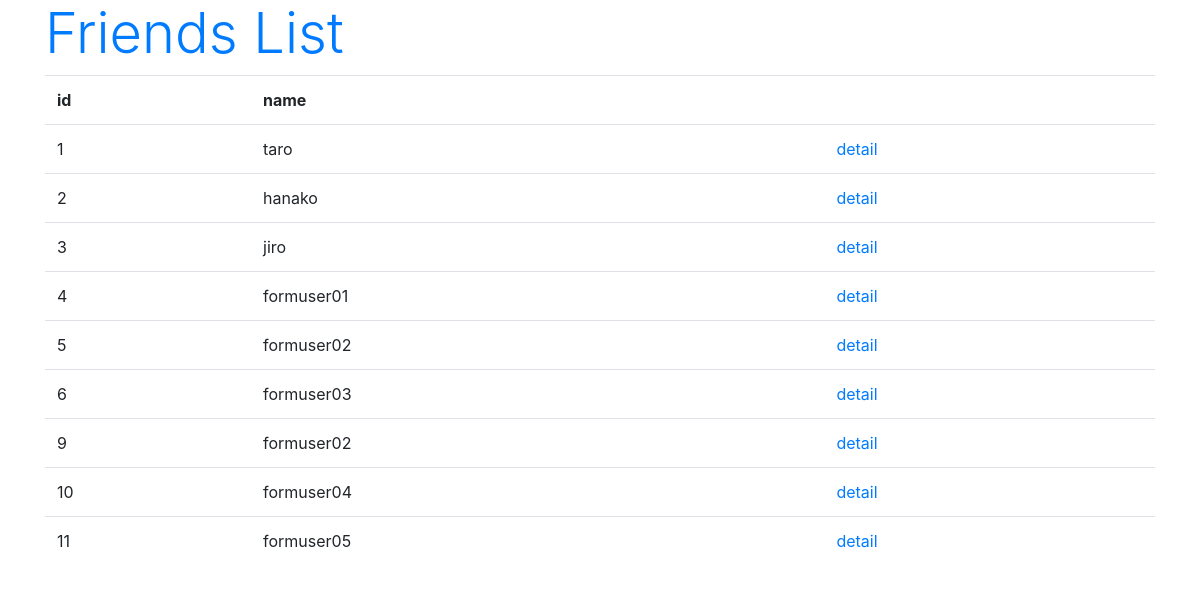
Page /hello/list on the committed database.
### hello/models.py (models this page shows, shortened)
class Friend(models.Model):
    name = models.CharField(max_length=100, \
        validators=[number_only])
    mail = models.EmailField(max_length=200)
    gender = models.BooleanField()
    age = models.IntegerField()
    birthday = models.DateField()

### hello/views.py (the view)
# urls.py: path('list', FriendList.as_view()),
class FriendList(ListView):
    model = Friend

### hello/templates/hello/friend_list.html (shortened to what this page needs)
{% load static %}
<!DOCTYPE html>
<html lang="ja">
<head>
    <link rel="stylesheet" href="https://stackpath.bootstrapcdn.com/bootstrap/4.3.1/css/bootstrap.min.css">
</head>
<body class="container">
    <h1 class="display-4 text-primary">Friends List</h1>
    <table class="table">
        <tr>
            <th>id</th>
            <th>name</th>
            <th></th>
        </tr>
    {%  for item in object_list %}
        <tr>
            <td>{{ item.id }}</td>
            <td>{{ item.name }}</td>
            <td><a href="/hello/detail/{{ item.id }}">detail</a></td>
        </tr>
    {%  endfor %}
    </table>
</body>
</html>

### rows in the picture
Friend: id "1", name "taro"
Friend: id "2", name "hanako"
Friend: id "3", name "jiro"
Friend: id "4", name "formuser01"
Friend: id "5", name "formuser02"
Friend: id "6", name "formuser03"
Friend: id "9", name "formuser02"
Friend: id "10", name "formuser04"
Friend: id "11", name "formuser05"
